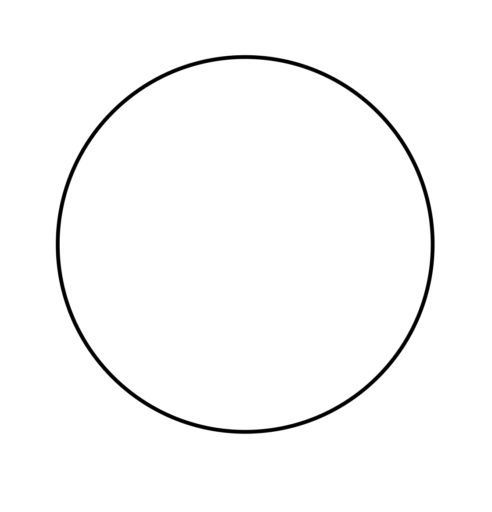
#> input picture resources/circle.jpeg, 492 x 512 px
$ python findCircle.py
#> lines starting #> are read from the running program, lines starting #| are printed output that depends on the picture; after the words box and inside, x2 and y2 are one past the last pixel; in counts of white or black regions, pixels touching at a corner belong together
# [16 lines of commented-out code are left out]

import cv2
import numpy as np
import matplotlib.pyplot as plt
from matplotlib.offsetbox import AnchoredText


thresh = cv2.imread('resources/circle.jpeg',0)
#> thresh is the input picture: shape (512, 492); min 0, max 255, mean 250.4
contours,hierarchy = cv2.findContours(thresh,2,1)
#> contours = 462 contours, 452 with area under 20; largest, box (x1, y1, x2, y2) and area: (0, 0, 492, 512) 250901, (56, 233, 60, 260) 57, (233, 55, 257, 59) 56, (428, 209, 434, 232) 52, (56, 218, 61, 233) 30
print (len(contours))
#| 462
cnt = contours
#> cnt has the same summary as contours

for i in range (len(cnt)):
    (x,y),radius = cv2.minEnclosingCircle(cnt[i])
    center = (int(x),int(y))
    radius = int(radius)
    cv2.circle(thresh,center,radius,(0,255,0),2)
#> this loop made 462 passes
#> (x, y, radius, center) on passes 1, 4, 5: (245.5, 255.5, 354, (245, 255)), (252.5, 431.5, 3, (252, 431)), (244.5, 431, 5, (244, 431))
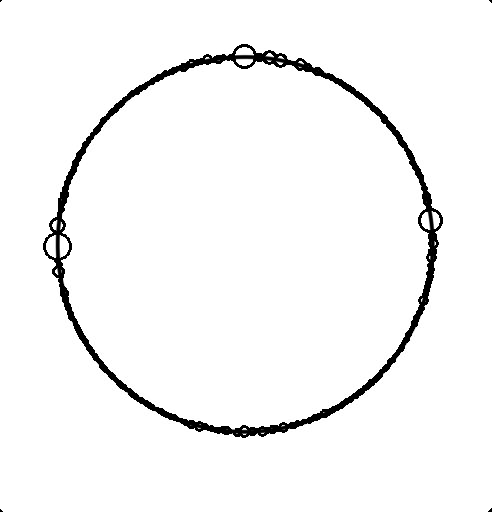
#> thresh: shape (512, 492); 2.63% of pixels changed, all inside (x1, y1, x2, y2) = (0, 0, 492, 512)
    #print ("'Circle: ' + str(i) + ' - Center: ' + str(center) + ' -     Radius: ' + str(radius)")


cv2.imshow('Circle: ' + str(i) + ' - Center: ' + str(center) + ' -     Radius: ' + str(radius), thresh)
cv2.waitKey(0)

# [6 lines of commented-out code are left out]

$ run again, with resources/rectangles.jpg copied over resources/circle.jpeg
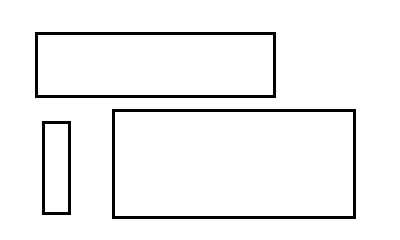
#> input picture resources/rectangles.jpg, 400 x 240 px
#> thresh is the input picture: shape (240, 400); min 0, max 255, mean 242.8
#> contours = 64 contours, 43 with area under 20; largest, box (x1, y1, x2, y2) and area: (0, 0, 400, 240) 95361, (111, 110, 353, 218) 1373, (38, 94, 275, 99) 704, (111, 217, 353, 220) 480, (111, 108, 353, 111) 480
#| 64
#> cnt has the same summary as contours
#> the loop `for i in range (len(cnt)):` made 64 passes
#> (x, y, radius) on passes 3, 5, 6, 7, 8, 9, 10, 11: (354, 218, 1), (355, 217, 1), (66, 214, 1), (55, 214, 10), (44, 214, 1), (45, 213, 1), (43, 213, 1), (69, 213, 2)
#> after the loop `for i in range (len(cnt)):`:
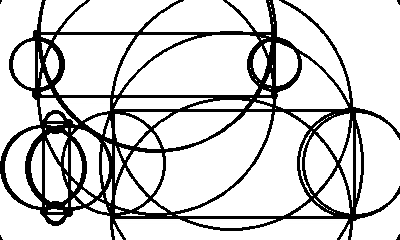
#> thresh: shape (240, 400); 14.22% of pixels changed, all inside (x1, y1, x2, y2) = (0, 0, 400, 240)
